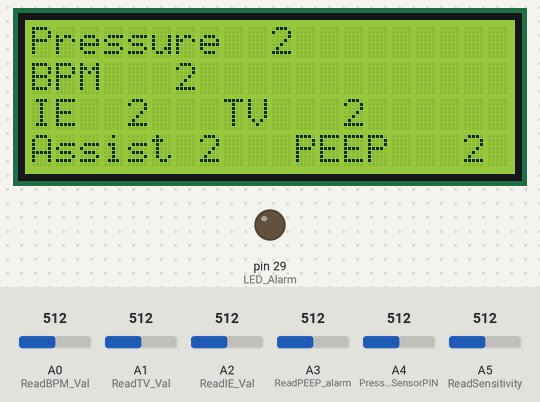
Simulated run of this sketch. Board: Arduino Mega 2560, built with avr-gcc and run on an emulated ATmega2560. Shown: 20×4 character LCD, output pins drawn as LEDs (lit = HIGH). The inputs (shaded band) are chosen by the test bench; at power-on: A0 (ReadBPM_Val) = 512, A1 (ReadTV_Val) = 512, A2 (ReadIE_Val) = 512, A3 (ReadPEEP_alarm) = 512, A4 (PressureSensorPIN) = 512, A5 (ReadSensitivity) = 512.

Above: at 1.2 s.
1.3 s: A0 (ReadBPM_Val) set to 716
4.3 s: A1 (ReadTV_Val) set to 716
At 4.87 s:
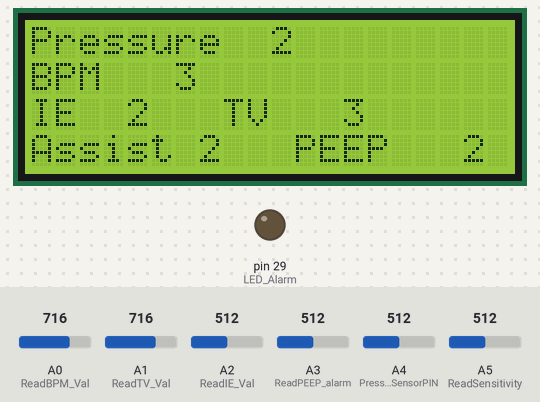
5.8 s: A2 (ReadIE_Val) set to 716
7.3 s: A3 (ReadPEEP_alarm) set to 716
At 7.92 s:
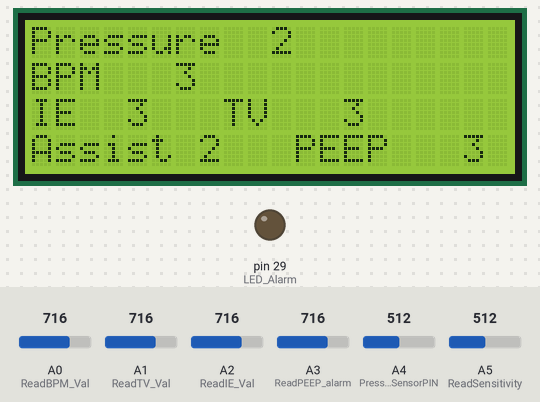
8.8 s: A4 (PressureSensorPIN) set to 716
10.3 s: A5 (ReadSensitivity) set to 716
At 10.87 s:
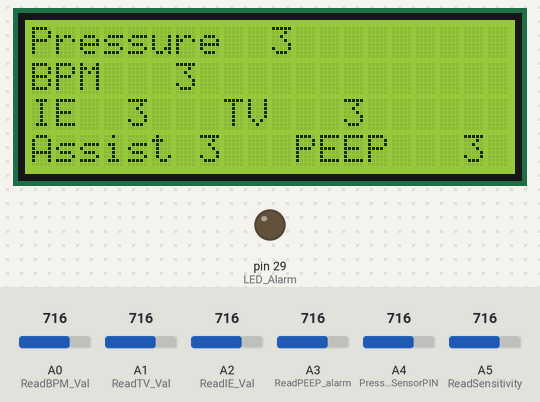
Timing chart, 0 to 12.8 s (numbered marks = the images above; inputs shaded):
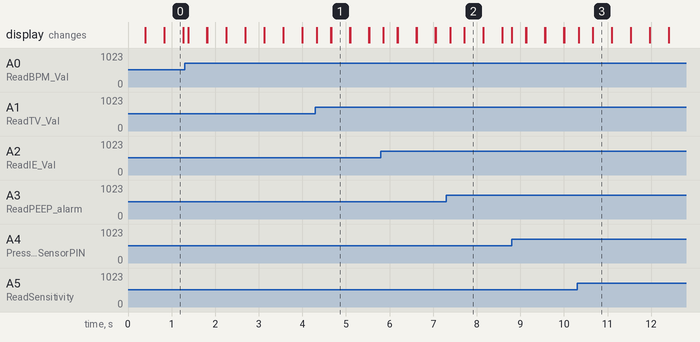

The sketch:

button_knob_TB.ino
```cpp
#include <LiquidCrystal.h>

//Buttons and switches - External 10kOhm Pulls low --> Switch High
#define Home_In 25    //
#define Home_Out 27   //
#define ToggleSwitch 3  //
#define SetButton 5 //

  //Alarm
#define Alarm 23  //Alarm digital pin
#define LED_Alarm 29  //LED lights on alarm
#define Alarm_switch 4  //Pulls low --> Switch High

#define LimitSwitchPIN 2    // normally high switch to low. I think

//Pressure Sensor
#define PressureSensorPIN A4    //pressure analog read

//Dials - BPM 10K pot - (0, 5)V
#define ReadBPM_Val A0  // pin BPM
#define ReadTV_Val A1   // pin tidal volume
#define ReadIE_Val A2   // pin IE ratio
#define ReadPEEP_alarm A3 // pin PEEP Alarm sensitivity level
#define ReadSensitivity A5  // pin Asist control sensitivity level

uint8_t rs = 13, en = 12, d4 = 11, d5 = 10, d6 = 9, d7 = 8;
LiquidCrystal lcd(rs, en, d4, d5, d6, d7);
int val1 = 0;
int val2 = 0;
int val3 = 0;
int val4 = 0;
int val5 = 0;
int val6 = 0;
int i = 0;

void setup()
{
  pinMode(LED_Alarm, OUTPUT);      // Alarm LED
  pinMode(Alarm,INPUT);
  digitalWrite(Alarm, LOW);
  pinMode(PressureSensorPIN,INPUT);         // Pressure sensor input
  pinMode(ToggleSwitch,INPUT);    // Toggle switch
  pinMode(LimitSwitchPIN,INPUT);     // Limit switch input
  pinMode(Home_In,INPUT);         // Homing towards centre input
  pinMode(Home_Out,INPUT);        // Homing towards outside input

  pinMode(ReadBPM_Val,INPUT);     // init BPM
  pinMode(ReadTV_Val,INPUT);      // init Tidal Volume
  pinMode(ReadIE_Val,INPUT);      //Init I/E val
  pinMode(ReadPEEP_alarm,INPUT);  //Init PEEP alarm
  pinMode(ReadSensitivity,INPUT); //Init Assist sensitivity

  pinMode(SetButton, INPUT);  //Set button
  pinMode(Alarm_switch, INPUT);   //Alarm button

  lcd.begin(20, 4);
  lcd.clear();
}

void loop()
{
  val1 = map(analogRead(ReadBPM_Val), 0, 1023, 0, 5);
  val2 = map(analogRead(ReadTV_Val), 0, 1023, 0, 5);
  val3 = map(analogRead(ReadIE_Val), 0, 1023, 0, 5);
  val4 = map(analogRead(ReadPEEP_alarm), 0, 1023, 0, 5);
  val5 = map(analogRead(ReadSensitivity), 0, 1023, 0, 5);
  val6 = map(analogRead(PressureSensorPIN), 0, 1023, 0, 5);


  lcd.setCursor(0,0);
  lcd.print("Pressure");
  lcd.setCursor(10,0);
  lcd.print(val6);

  lcd.setCursor(0,1);
  lcd.print("BPM");
  lcd.setCursor(6,1);
  lcd.print(val1);

  lcd.setCursor(0,2);
  lcd.print("IE");
  lcd.setCursor(4,2);
  lcd.print(val3);

  lcd.setCursor(8,2);
  lcd.print("TV");
  lcd.setCursor(13,2);
  lcd.print(val2);

  lcd.setCursor(0,3);
  lcd.print("Assist");
  lcd.setCursor(7,3);
  lcd.print(val5);

  lcd.setCursor(11,3);
  lcd.print("PEEP");
  lcd.setCursor(18,3);
  lcd.print(val4);

  delay(100);
  lcd.clear();
}
```

Measured:
- after the input at 4.3 s, the display: changes at once (image 1)
- after the input at 7.3 s, the display: changes after 0.09 s (image 2)
- after the input at 10.3 s, the display: changes at once (image 3)
- what the display in image 0 shows lasts 0.5 s, from 0.8 s to 1.3 s
